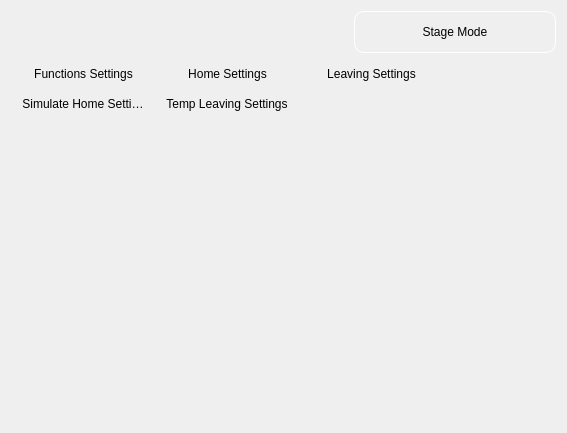
<?xml version="1.0" encoding="UTF-8"?>
<ui version="4.0">
 <class>MainStageModePage</class>
 <widget class="QWidget" name="MainStageModePage">
  <property name="geometry">
   <rect>
    <x>0</x>
    <y>0</y>
    <width>567</width>
    <height>433</height>
   </rect>
  </property>
  <property name="styleSheet">
   <string notr="true">
QLabel {
	border: 1px solid white;
	border-radius: 10px;
	min-width: 200px;
	min-height: 40px;
}

QListWidget {
	background: transparent;
	icon-size: 80px;
}


QListWidget::item {
	margin: 8px;
	background: transparent;
}

 QListView::item:pressed {
     border: 2px solid red;
 }

 </string>
  </property>
  <layout class="QGridLayout" name="gridLayout">
   <item row="0" column="0">
    <spacer name="horizontalSpacer">
     <property name="orientation">
      <enum>Qt::Horizontal</enum>
     </property>
     <property name="sizeHint" stdset="0">
      <size>
       <width>241</width>
       <height>20</height>
      </size>
     </property>
    </spacer>
   </item>
   <item row="0" column="1">
    <widget class="QLabel" name="titleLabel">
     <property name="text">
      <string>Stage Mode</string>
     </property>
     <property name="alignment">
      <set>Qt::AlignCenter</set>
     </property>
    </widget>
   </item>
   <item row="1" column="0" colspan="2">
    <widget class="QListWidget" name="listWidget">
     <property name="frameShape">
      <enum>QFrame::NoFrame</enum>
     </property>
     <property name="frameShadow">
      <enum>QFrame::Plain</enum>
     </property>
     <property name="verticalScrollBarPolicy">
      <enum>Qt::ScrollBarAlwaysOff</enum>
     </property>
     <property name="horizontalScrollBarPolicy">
      <enum>Qt::ScrollBarAlwaysOff</enum>
     </property>
     <property name="autoScroll">
      <bool>false</bool>
     </property>
     <property name="editTriggers">
      <set>QAbstractItemView::NoEditTriggers</set>
     </property>
     <property name="showDropIndicator" stdset="0">
      <bool>false</bool>
     </property>
     <property name="movement">
      <enum>QListView::Static</enum>
     </property>
     <property name="isWrapping" stdset="0">
      <bool>true</bool>
     </property>
     <property name="viewMode">
      <enum>QListView::IconMode</enum>
     </property>
     <property name="modelColumn">
      <number>0</number>
     </property>
     <property name="uniformItemSizes">
      <bool>true</bool>
     </property>
     <property name="selectionRectVisible">
      <bool>false</bool>
     </property>
     <property name="currentRow">
      <number>-1</number>
     </property>
     <property name="sortingEnabled">
      <bool>true</bool>
     </property>
     <item>
      <property name="text">
       <string>Functions Settings</string>
      </property>
      <property name="icon">
       <iconset resource="../res/hac.qrc">
        <normaloff>:/Hac/J-4.png</normaloff>:/Hac/J-4.png</iconset>
      </property>
     </item>
     <item>
      <property name="text">
       <string>Home Settings</string>
      </property>
      <property name="icon">
       <iconset resource="../res/hac.qrc">
        <normaloff>:/Hac/J-2.png</normaloff>:/Hac/J-2.png</iconset>
      </property>
     </item>
     <item>
      <property name="text">
       <string>Leaving Settings</string>
      </property>
      <property name="icon">
       <iconset resource="../res/hac.qrc">
        <normaloff>:/Hac/J-1.png</normaloff>:/Hac/J-1.png</iconset>
      </property>
     </item>
     <item>
      <property name="text">
       <string>Simulate Home Settings</string>
      </property>
      <property name="icon">
       <iconset resource="../res/hac.qrc">
        <normaloff>:/Hac/J-5.png</normaloff>:/Hac/J-5.png</iconset>
      </property>
     </item>
     <item>
      <property name="text">
       <string>Temp Leaving Settings</string>
      </property>
      <property name="icon">
       <iconset resource="../res/hac.qrc">
        <normaloff>:/Hac/J-3.png</normaloff>:/Hac/J-3.png</iconset>
      </property>
     </item>
    </widget>
   </item>
  </layout>
 </widget>
 <resources>
  <include location="../res/hac.qrc"/>
 </resources>
 <connections/>
</ui>
